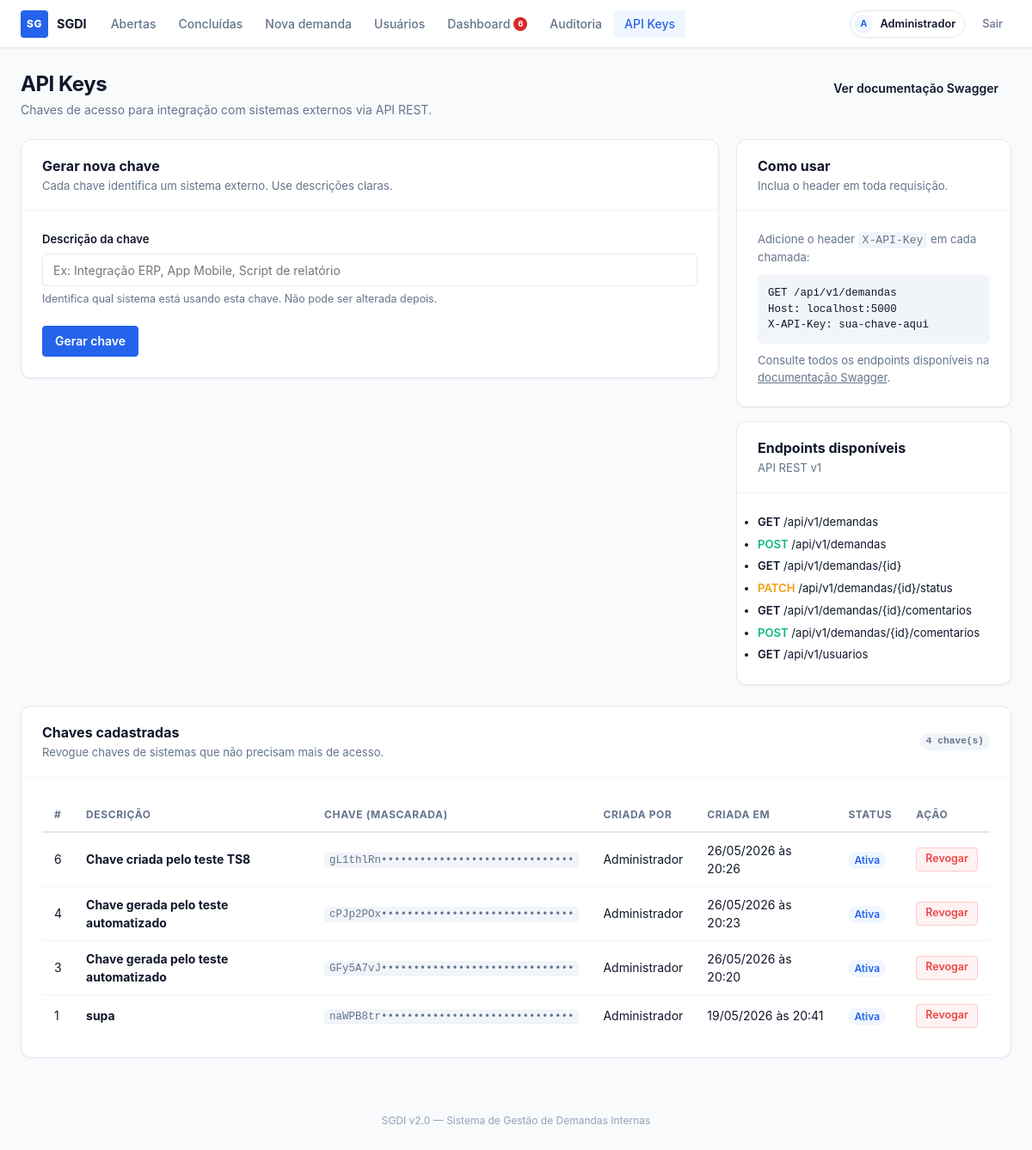
/api/keys (signed in), run on the app's committed database.
### tables this page shows
CREATE TABLE usuarios (
            id INTEGER PRIMARY KEY AUTOINCREMENT,
            username TEXT NOT NULL UNIQUE,
            nome TEXT NOT NULL,
            senha_hash TEXT NOT NULL
        );

CREATE TABLE api_keys (
            id         INTEGER PRIMARY KEY AUTOINCREMENT,
            chave      TEXT NOT NULL UNIQUE,
            descricao  TEXT NOT NULL,
            criado_por INTEGER REFERENCES usuarios(id),
            ativo      INTEGER NOT NULL DEFAULT 1,
            criado_em  TEXT NOT NULL DEFAULT (datetime('now','localtime'))
        );

### app.py (the view, shortened to what this page needs)
@app.route("/api/keys", methods=["GET", "POST"])
@login_required
def api_keys():
    conn = get_db()
    try:
        keys = conn.execute(
            """
            SELECT k.id, k.descricao, k.ativo, k.criado_em,
                   SUBSTR(k.chave, 1, 8) || '••••••••••••••••••••••••••••••' as chave_mascarada,
                   u.nome as criado_por_nome
            FROM api_keys k
            LEFT JOIN usuarios u ON u.id = k.criado_por
            ORDER BY k.criado_em DESC
            """
        ).fetchall()
        return render_template("api_keys.html", keys=keys)
    finally:
        conn.close()

### app.py (called while the page is built)
def login_required(f):
    @wraps(f)
    def decorated(*args, **kwargs):
        if "usuario_id" not in session:
            flash("Faça login para continuar.")
            return redirect(url_for("login"))
        return f(*args, **kwargs)
    return decorated

@app.context_processor
def inject_globals():
    if "csrf_token" not in session:
        session["csrf_token"] = secrets.token_hex(32)
    return {
        "csrf_token": session["csrf_token"],
        "usuario_logado": {
            "id": session.get("usuario_id"),
            "nome": session.get("usuario_nome"),
            "username": session.get("usuario_username"),
        } if "usuario_id" in session else None,
    }

def get_db():
    return get_db_connection()

@app.template_filter("display_datetime")
def display_datetime(value):
    try:
        return datetime.strptime(value, "%Y-%m-%d %H:%M:%S").strftime("%d/%m/%Y às %H:%M")
    except (TypeError, ValueError):
        return value or ""

### database.py (called while the page is built)
def get_db_connection():
    conn = sqlite3.connect(DB_PATH)
    conn.row_factory = sqlite3.Row
    conn.execute("PRAGMA foreign_keys = ON")
    return conn

### templates/api_keys.html (shortened to what this page needs)
{% extends "base.html" %}
{% block content %}
<div class="page-header">
    <div>
        <h1>API Keys</h1>
        <p class="page-header__sub">Chaves de acesso para integração com sistemas externos via API REST.</p>
    </div>
    <div class="page-header__actions">
        <a href="/apidocs" target="_blank" class="btn btn--outline">Ver documentação Swagger</a>
    </div>
</div>
<div class="content-grid">
    <div class="card">
        <div class="card__header">
            <h2>Gerar nova chave</h2>
            <p>Cada chave identifica um sistema externo. Use descrições claras.</p>
        </div>
        <div class="card__body">
            <form method="POST" action="{{ url_for('api_keys') }}" class="form-layout">
                <div class="field-group">
                    <label for="descricao" class="field-label">Descrição da chave</label>
                    <input type="text" id="descricao" name="descricao"
                           placeholder="Ex: Integração ERP, App Mobile, Script de relatório"
                           maxlength="100" required>
                    <p class="field-help">Identifica qual sistema está usando esta chave. Não pode ser alterada depois.</p>
                </div>
                <div class="form-actions">
                    <button type="submit" class="btn btn--primary">Gerar chave</button>
                </div>
            </form>
        </div>
    </div>
    <div class="side-stack">
        <div class="card">
            <div class="card__header">
                <h2>Como usar</h2>
                <p>Inclua o header em toda requisição.</p>
            </div>
            <div class="card__body">
                <p style="font-size:0.82rem;color:var(--text-muted);margin-bottom:10px">
                    Adicione o header <code style="background:var(--surface-raised);padding:2px 5px;border-radius:4px">X-API-Key</code> em cada chamada:
                </p>
                <pre style="background:var(--surface-raised);padding:12px;border-radius:6px;font-size:0.78rem;overflow-x:auto;color:var(--text-body)">GET /api/v1/demandas
Host: localhost:5000
X-API-Key: sua-chave-aqui</pre>
                <p style="font-size:0.82rem;color:var(--text-muted);margin-top:10px">
                    Consulte todos os endpoints disponíveis na
                    <a href="/apidocs" target="_blank" style="color:var(--primary)">documentação Swagger</a>.
                </p>
            </div>
        </div>
        <div class="card">
            <div class="card__header">
                <h2>Endpoints disponíveis</h2>
                <p>API REST v1</p>
            </div>
            <div class="card__body">
                <ul style="display:grid;gap:6px;font-size:0.82rem">
                    <li><span style="color:var(--primary);font-weight:600">GET</span> /api/v1/demandas</li>
                    <li><span style="color:var(--success);font-weight:600">POST</span> /api/v1/demandas</li>
                    <li><span style="color:var(--primary);font-weight:600">GET</span> /api/v1/demandas/&#123;id&#125;</li>
                    <li><span style="color:var(--warning);font-weight:600">PATCH</span> /api/v1/demandas/&#123;id&#125;/status</li>
                    <li><span style="color:var(--primary);font-weight:600">GET</span> /api/v1/demandas/&#123;id&#125;/comentarios</li>
                    <li><span style="color:var(--success);font-weight:600">POST</span> /api/v1/demandas/&#123;id&#125;/comentarios</li>
                    <li><span style="color:var(--primary);font-weight:600">GET</span> /api/v1/usuarios</li>
                </ul>
            </div>
        </div>
    </div>
</div>
<div class="card" style="margin-top:24px">
    <div class="card__header">
        <div style="display:flex;align-items:center;justify-content:space-between;flex-wrap:wrap;gap:10px">
            <div>
                <h2>Chaves cadastradas</h2>
                <p>Revogue chaves de sistemas que não precisam mais de acesso.</p>
            </div>
            <span class="chip chip--id">{{ keys|length }} chave(s)</span>
        </div>
    </div>
    <div class="card__body" style="overflow-x:auto">
        {% if keys %}
        <table class="data-table">
            <thead>
                <tr>
                    <th>#</th>
                    <th>Descrição</th>
                    <th>Chave (mascarada)</th>
                    <th>Criada por</th>
                    <th>Criada em</th>
                    <th>Status</th>
                    <th>Ação</th>
                </tr>
            </thead>
            <tbody>
                {% for k in keys %}
                <tr>
                    <td>{{ k.id }}</td>
                    <td><strong>{{ k.descricao }}</strong></td>
                    <td>
                        <code style="font-size:0.78rem;background:var(--surface-raised);
                                     padding:2px 6px;border-radius:4px;color:var(--text-muted)">
                            {{ k.chave_mascarada }}
                        </code>
                    </td>
                    <td>{{ k.criado_por_nome or '—' }}</td>
                    <td>{{ k.criado_em|display_datetime }}</td>
                    <td>
                        {% if k.ativo %}
                            <span class="chip chip--open" style="font-size:0.75rem">Ativa</span>
                        {% else %}
                            <span class="chip chip--cancelada" style="font-size:0.75rem">Revogada</span>
                        {% endif %}
                    </td>
                    <td>
                        {% if k.ativo %}
                        <form method="POST" action="{{ url_for('api_keys') }}"
                              onsubmit="return confirm('Revogar esta chave? Sistemas que a usam perderão acesso imediatamente.')">
                            <button type="submit" class="btn btn--danger btn--sm">Revogar</button>
                        </form>
                        {% else %}
                            <span style="font-size:0.82rem;color:var(--text-muted)">—</span>
                        {% endif %}
                    </td>
                </tr>
                {% endfor %}
            </tbody>
        </table>
        {% else %}
        <div class="empty-state" style="padding:32px 16px">
            <h3>Nenhuma chave cadastrada.</h3>
            <p>Gere a primeira chave para começar a integrar sistemas externos.</p>
        </div>
        {% endif %}
    </div>
</div>
{% endblock %}

### templates/base.html (shortened to what this page needs)
<!DOCTYPE html>
<html lang="pt-BR">
<head>
    <link rel="stylesheet" href="{{ url_for('static', filename='style.css') }}">
</head>
<body>
    <nav class="navbar">
        <div class="navbar__inner">
            <a href="{{ url_for('dashboard') }}" class="navbar__brand">
                <span class="navbar__logo">SG</span>
                <span class="navbar__name">SGDI</span>
            </a>
            <div class="navbar__links">
                <a href="{{ url_for('index') }}"
                   class="navbar__link {% if request.endpoint in ['index', 'buscar'] %}is-active{% endif %}">
                    Abertas
                </a>
                <a href="{{ url_for('concluidas') }}"
                   class="navbar__link {% if request.endpoint == 'concluidas' %}is-active{% endif %}">
                    Concluídas
                </a>
                <a href="{{ url_for('nova_demanda') }}"
                   class="navbar__link {% if request.endpoint == 'nova_demanda' %}is-active{% endif %}">
                    Nova demanda
                </a>
                <a href="{{ url_for('usuarios') }}"
                   class="navbar__link {% if request.endpoint == 'usuarios' %}is-active{% endif %}">
                    Usuários
                </a>
                <a href="{{ url_for('dashboard') }}"
                   class="navbar__link {% if request.endpoint == 'dashboard' %}is-active{% endif %}">
                    Dashboard
                    <span class="nav-alert-badge" id="nav-alert-badge" style="display:none"></span>
                </a>
                <a href="{{ url_for('auditoria') }}"
                   class="navbar__link {% if request.endpoint in ['auditoria','auditoria_export'] %}is-active{% endif %}"
                   title="Auditoria e Logs">
                    Auditoria
                </a>
                <a href="{{ url_for('api_keys') }}"
                   class="navbar__link {% if request.endpoint == 'api_keys' %}is-active{% endif %}">
                    API Keys
                </a>
            </div>
            <div class="navbar__end">
                {% if usuario_logado %}
                    <div class="navbar__user">
                        <span class="avatar avatar--sm">{{ usuario_logado.nome[0] }}</span>
                        <span class="navbar__user-name">{{ usuario_logado.nome }}</span>
                    </div>
                    <form method="POST" action="{{ url_for('logout') }}">
                        <button type="submit" class="navbar__logout">Sair</button>
                    </form>
                {% endif %}
            </div>
        </div>
    </nav>
    <main class="container">
        {% block content %}{% endblock %}
    </main>
    <footer class="app-footer">
        <p>SGDI v2.0 — Sistema de Gestão de Demandas Internas</p>
    </footer>
</body>
</html>

### data on the page
usuarios: nome "Administrador"
api_keys: id "6", descricao "Chave criada pelo teste TS8", chave_mascarada "gL1thlRn••••••••••••••••••••••••••••••", nome "Administrador", criado_em|display_datetime "26/05/2026 às 20:26", ativo "Ativa"
api_keys: id "4", descricao "Chave gerada pelo teste automatizado", chave_mascarada "cPJp2POx••••••••••••••••••••••••••••••", nome "Administrador", criado_em|display_datetime "26/05/2026 às 20:23", ativo "Ativa"
api_keys: id "3", descricao "Chave gerada pelo teste automatizado", chave_mascarada "GFy5A7vJ••••••••••••••••••••••••••••••", nome "Administrador", criado_em|display_datetime "26/05/2026 às 20:20", ativo "Ativa"
api_keys: id "1", descricao "supa", chave_mascarada "naWPB8tr••••••••••••••••••••••••••••••", nome "Administrador", criado_em|display_datetime "19/05/2026 às 20:41", ativo "Ativa"

### other printed values
{{ usuario_logado.nome[0] }} "A"
{{ keys|length }} "4"
